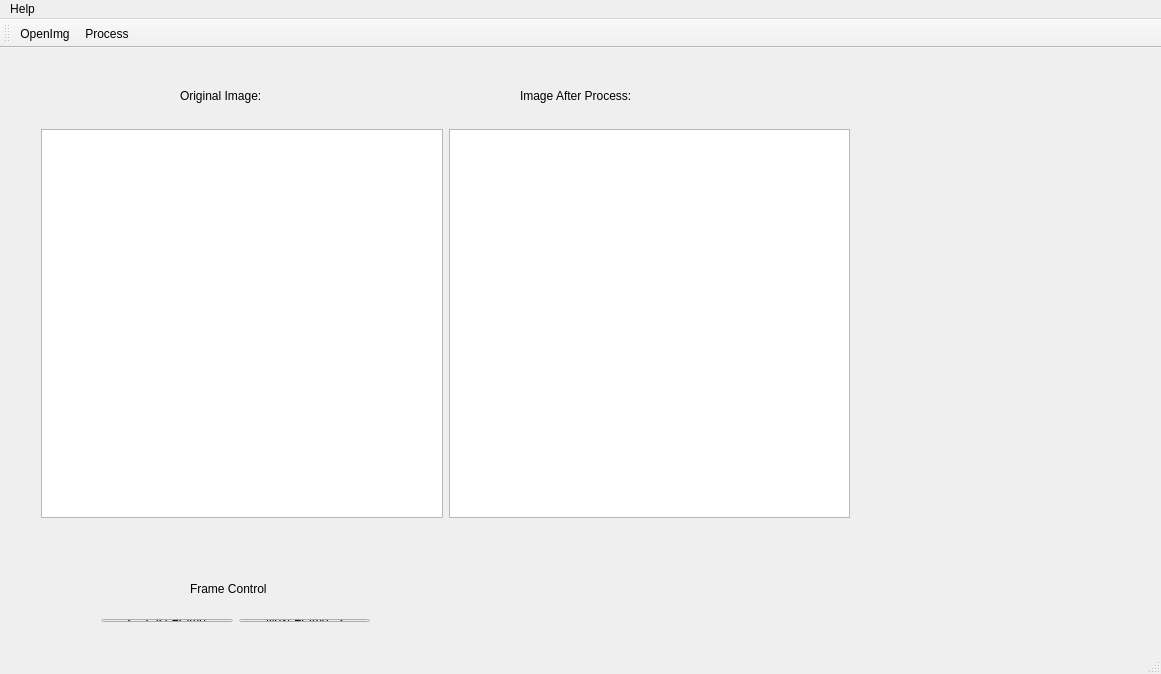
<?xml version="1.0" encoding="UTF-8"?>
<ui version="4.0">
 <class>MainWindow</class>
 <widget class="QMainWindow" name="MainWindow">
  <property name="geometry">
   <rect>
    <x>0</x>
    <y>0</y>
    <width>1161</width>
    <height>674</height>
   </rect>
  </property>
  <property name="windowTitle">
   <string>Image and Video Testbed by UCS</string>
  </property>
  <widget class="QWidget" name="centralWidget">
   <widget class="QLabel" name="label">
    <property name="geometry">
     <rect>
      <x>180</x>
      <y>40</y>
      <width>96</width>
      <height>16</height>
     </rect>
    </property>
    <property name="text">
     <string>Original Image:</string>
    </property>
   </widget>
   <widget class="QLabel" name="label_2">
    <property name="geometry">
     <rect>
      <x>520</x>
      <y>40</y>
      <width>120</width>
      <height>16</height>
     </rect>
    </property>
    <property name="text">
     <string>Image After Process:</string>
    </property>
   </widget>
   <widget class="QWidget" name="layoutWidget">
    <property name="geometry">
     <rect>
      <x>30</x>
      <y>70</y>
      <width>831</width>
      <height>411</height>
     </rect>
    </property>
    <layout class="QHBoxLayout" name="horizontalLayout_2">
     <item>
      <widget class="ImageView" name="InputGraphic"/>
     </item>
     <item>
      <widget class="QGraphicsView" name="OutputGraphic"/>
     </item>
    </layout>
   </widget>
   <widget class="QWidget" name="horizontalLayoutWidget">
    <property name="geometry">
     <rect>
      <x>90</x>
      <y>560</y>
      <width>291</width>
      <height>25</height>
     </rect>
    </property>
    <layout class="QHBoxLayout" name="horizontalLayout">
     <item>
      <widget class="QPushButton" name="pbLastFrame">
       <property name="enabled">
        <bool>true</bool>
       </property>
       <property name="text">
        <string>&lt;-  Last Frame</string>
       </property>
      </widget>
     </item>
     <item>
      <widget class="QPushButton" name="pbuttionNextFrame">
       <property name="layoutDirection">
        <enum>Qt::LeftToRight</enum>
       </property>
       <property name="text">
        <string>Next Frame -&gt;</string>
       </property>
      </widget>
     </item>
    </layout>
   </widget>
   <widget class="QLabel" name="labelFrameControl">
    <property name="geometry">
     <rect>
      <x>190</x>
      <y>530</y>
      <width>85</width>
      <height>21</height>
     </rect>
    </property>
    <property name="text">
     <string>Frame Control</string>
    </property>
   </widget>
  </widget>
  <widget class="QMenuBar" name="menuBar">
   <property name="geometry">
    <rect>
     <x>0</x>
     <y>0</y>
     <width>1161</width>
     <height>20</height>
    </rect>
   </property>
   <widget class="QMenu" name="menuHelp">
    <property name="title">
     <string>Help</string>
    </property>
    <addaction name="actionAbout_Qt"/>
   </widget>
   <addaction name="menuHelp"/>
  </widget>
  <widget class="QToolBar" name="mainToolBar">
   <attribute name="toolBarArea">
    <enum>TopToolBarArea</enum>
   </attribute>
   <attribute name="toolBarBreak">
    <bool>false</bool>
   </attribute>
   <addaction name="actionOpenImg"/>
   <addaction name="actionProcess"/>
  </widget>
  <widget class="QStatusBar" name="statusBar"/>
  <action name="actionAbout_Qt">
   <property name="text">
    <string>About Qt</string>
   </property>
  </action>
  <action name="actionOpenImg">
   <property name="icon">
    <iconset resource="Toolbar.qrc">
     <normaloff>:/toolBar/image/open.PNG</normaloff>:/toolBar/image/open.PNG</iconset>
   </property>
   <property name="text">
    <string>OpenImg</string>
   </property>
   <property name="toolTip">
    <string>&lt;html&gt;&lt;head/&gt;&lt;body&gt;&lt;p&gt;打开图片&lt;/p&gt;&lt;/body&gt;&lt;/html&gt;</string>
   </property>
   <property name="shortcut">
    <string>Ctrl+O</string>
   </property>
  </action>
  <action name="actionProcess">
   <property name="icon">
    <iconset resource="Toolbar.qrc">
     <normaloff>:/toolBar/image/proc.PNG</normaloff>:/toolBar/image/proc.PNG</iconset>
   </property>
   <property name="text">
    <string>Process</string>
   </property>
   <property name="toolTip">
    <string>&lt;html&gt;&lt;head/&gt;&lt;body&gt;&lt;p&gt;Image Process&lt;/p&gt;&lt;/body&gt;&lt;/html&gt;</string>
   </property>
   <property name="shortcut">
    <string>Ctrl+P</string>
   </property>
  </action>
 </widget>
 <layoutdefault spacing="6" margin="11"/>
 <customwidgets>
  <customwidget>
   <class>ImageView</class>
   <extends>QGraphicsView</extends>
   <header>imageview.h</header>
  </customwidget>
 </customwidgets>
 <resources>
  <include location="Toolbar.qrc"/>
 </resources>
 <connections/>
</ui>
